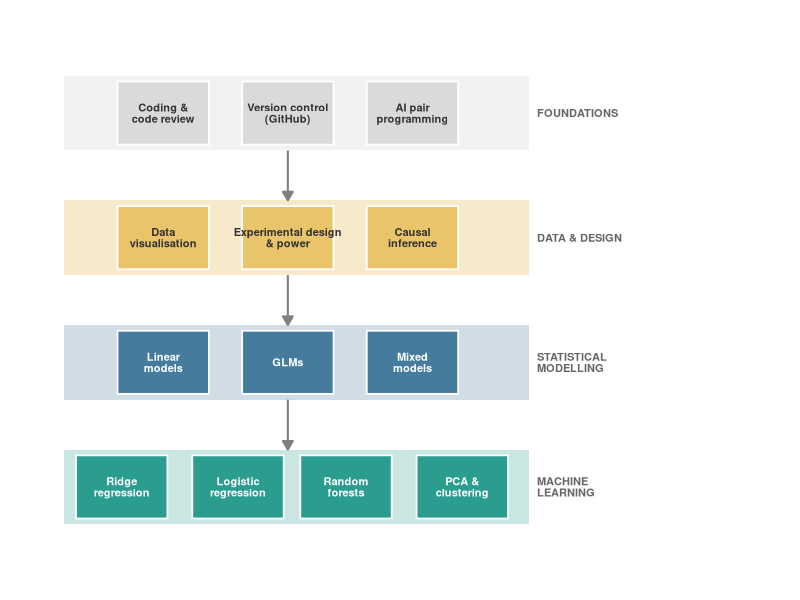

Write R code to recreate this figure.
## ---- chunk 1
library(tidyverse)
## ---- chunk 2

pal <- c(
  foundations = "#D9DBDB",
  data_design = "#E9C46A",
  stats       = "#457B9D",
  ml          = "#2a9d8f"
)

nodes <- tribble(
  ~label,                          ~x,    ~y,    ~group,
  "Coding &\ncode review",          1.0,   4.5,   "foundations",
  "Version control\n(GitHub)",      2.5,   4.5,   "foundations",
  "AI pair\nprogramming",           4.0,   4.5,   "foundations",
  "Data\nvisualisation",            1.0,   3.0,   "data_design",
  "Experimental design\n& power",   2.5,   3.0,   "data_design",
  "Causal\ninference",              4.0,   3.0,   "data_design",
  "Linear\nmodels",                 1.0,   1.5,   "stats",
  "GLMs",                           2.5,   1.5,   "stats",
  "Mixed\nmodels",                  4.0,   1.5,   "stats",
  "Ridge\nregression",              0.5,   0.0,   "ml",
  "Logistic\nregression",           1.9,   0.0,   "ml",
  "Random\nforests",                3.2,   0.0,   "ml",
  "PCA &\nclustering",              4.6,   0.0,   "ml"
) |>
  mutate(
    fill     = pal[group],
    text_col = if_else(group %in% c("stats", "ml"), "white", "grey20")
  )

hw <- 0.55
hh <- 0.38

ggplot() +
  annotate("rect", xmin = -0.2, xmax = 5.4,
           ymin =  4.05, ymax = 4.95, fill = "#D9DBDB", alpha = 0.35) +
  annotate("rect", xmin = -0.2, xmax = 5.4,
           ymin =  2.55, ymax = 3.45, fill = "#E9C46A", alpha = 0.35) +
  annotate("rect", xmin = -0.2, xmax = 5.4,
           ymin =  1.05, ymax = 1.95, fill = "#457B9D", alpha = 0.25) +
  annotate("rect", xmin = -0.2, xmax = 5.4,
           ymin = -0.45, ymax = 0.45, fill = "#2a9d8f", alpha = 0.25) +
  annotate("segment",
           x = 2.5, xend = 2.5, y = 4.05, yend = 3.45,
           arrow = arrow(length = unit(0.25, "cm"), type = "closed"),
           colour = "grey50", linewidth = 0.7) +
  annotate("segment",
           x = 2.5, xend = 2.5, y = 2.55, yend = 1.95,
           arrow = arrow(length = unit(0.25, "cm"), type = "closed"),
           colour = "grey50", linewidth = 0.7) +
  annotate("segment",
           x = 2.5, xend = 2.5, y = 1.05, yend = 0.45,
           arrow = arrow(length = unit(0.25, "cm"), type = "closed"),
           colour = "grey50", linewidth = 0.7) +
  geom_rect(data = nodes,
            aes(xmin = x - hw, xmax = x + hw,
                ymin = y - hh, ymax = y + hh,
                fill = fill),
            colour = "white", linewidth = 0.6) +
  scale_fill_identity() +
  geom_text(data = nodes,
            aes(x = x, y = y, label = label, colour = text_col),
            size = 2.8, fontface = "bold", lineheight = 0.85) +
  scale_colour_identity() +
  annotate("text", x = 5.5, y = 4.5, label = "FOUNDATIONS",
           hjust = 0, size = 2.8, fontface = "bold", colour = "grey40") +
  annotate("text", x = 5.5, y = 3.0, label = "DATA & DESIGN",
           hjust = 0, size = 2.8, fontface = "bold", colour = "grey40") +
  annotate("text", x = 5.5, y = 1.5, label = "STATISTICAL\nMODELLING",
           hjust = 0, size = 2.8, fontface = "bold", colour = "grey40",
           lineheight = 0.85) +
  annotate("text", x = 5.5, y = 0.0, label = "MACHINE\nLEARNING",
           hjust = 0, size = 2.8, fontface = "bold", colour = "grey40",
           lineheight = 0.85) +
  coord_fixed(ratio = 1, xlim = c(-0.3, 8.0), ylim = c(-0.7, 5.2)) +
  theme_void() +
  theme(
    plot.background = element_rect(fill = "white", colour = NA),
    plot.margin     = margin(15, 15, 15, 15)
  )
